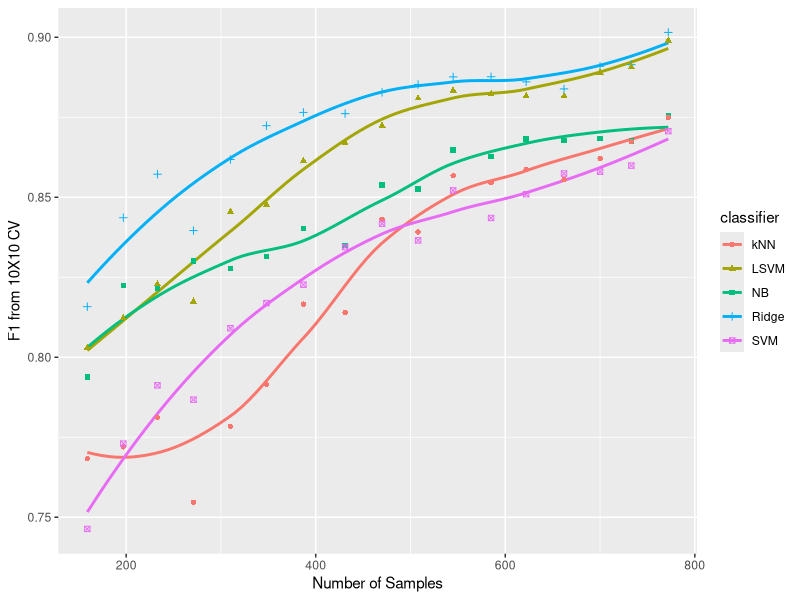

Write the R code that produced this figure.
setwd("D:/Study/Thesis/Experiments/Util/RPlots/class")
library("ggplot2")
featuresdata = read.csv("class_01_02_performance_by_size_of_training_notree.csv")
p <- ggplot(featuresdata, aes(x=samplenum, y=f1, group=classifier))+ labs(x = "Number of Samples", y = "F1 from 10X10 CV" )
p + stat_smooth(se = FALSE, aes(color=classifier)) + geom_point(aes(color=classifier, shape=classifier)) 
# q + facet_grid(metrics ~ ., scale = "free_y")